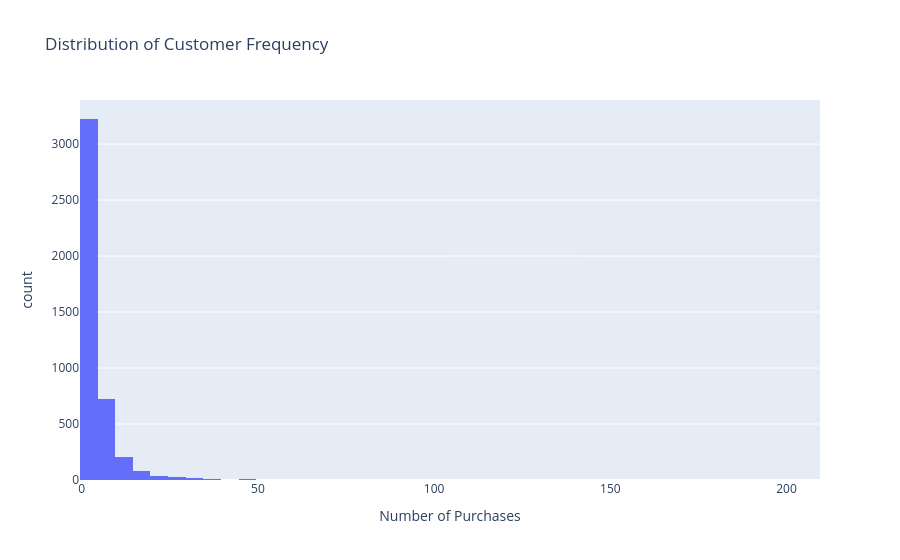

The cell this chart's notebook holds for it:
### Code cell
fig = px.histogram(
    rfm,
    x="Frequency",
    nbins=50,
    title="Distribution of Customer Frequency",
    labels={"Frequency": "Number of Purchases"}
)

fig.show()

### Figure 1 — Plotly figure (JSON) as saved in the notebook; plotly's stock layout.template omitted (floating-point values rounded to 4 significant figures; data arrays with more than 128 entries replaced by an {"elided": "..."} marker saying what was removed)
{"data": [{"bingroup": "x", "hovertemplate": "Number of Purchases=%{x}<br>count=%{y}<extra></extra>", "legendgroup": "", "marker": {"color": "#636efa", "pattern": {"shape": ""}}, "name": "", "nbinsx": 50, "orientation": "v", "showlegend": false, "type": "histogram", "x": {"elided": "4338 int values"}, "xaxis": "x", "yaxis": "y"}], "layout": {"barmode": "relative", "legend": {"tracegroupgap": 0}, "title": {"text": "Distribution of Customer Frequency"}, "xaxis": {"anchor": "y", "domain": [0, 1], "title": {"text": "Number of Purchases"}}, "yaxis": {"anchor": "x", "domain": [0, 1], "title": {"text": "count"}}}}
